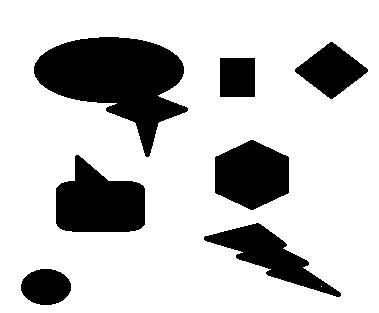
#> input picture regions/figures2.png, 379 x 313 px
$ python regions.py
#> lines starting #> are read from the running program, lines starting #| are printed output that depends on the picture; after the words box and inside, x2 and y2 are one past the last pixel; in counts of white or black regions, pixels touching at a corner belong together
#> `fig = cv2.imread('figures2.png', 0)`: fig: shape (313, 379); 77.4% white; 7 black regions, largest, box (x1, y1, x2, y2) and area: (34, 37, 188, 157) 9648, (56, 155, 145, 232) 4873, (215, 140, 289, 210) 3936
import cv2
import numpy as np
step = 35


def split_on_segments(img: np.ndarray) -> 5:
    h, w = img.shape
#> h = 313; w = 379
    visited = [[False for _ in range(w)] for _ in range(h)]
    deltas = [(1, 0), (0, 1), (1, 1), (-1, -1), (-1, 1), (1, -1), (-1, 0), (0, -1)]
    cur_color = 100

    def match(x, y):
        return not visited[x][y] and not img[x, y]

    neighbours = []
    for i in range(h):
        for j in range(w):
            if match(i, j):
                neighbours.append((i, j))
                while neighbours:
                    k, l = neighbours.pop()
                    img[k, l] = cur_color
                    visited[k][l] = True
                    for m, n in deltas:
                        if h > k+m >= 0 and w > l+n >= 0 and match(k+m, l+n):
                            neighbours.append((k+m, l+n))
                cur_color += step
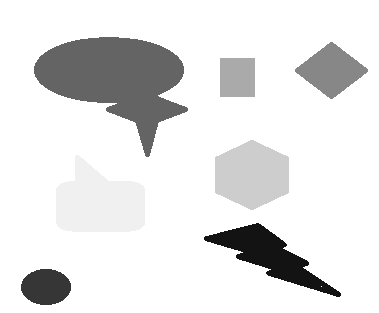
#> img: shape (313, 379); min 19, max 255, mean 227.9
#> after the loop, cur_color = 345; neighbours = []


if __name__ == '__main__':
    fig = cv2.imread('figures2.png', 0)
    split_on_segments(fig)
    cv2.imshow('res', fig)
    cv2.waitKey(0)
